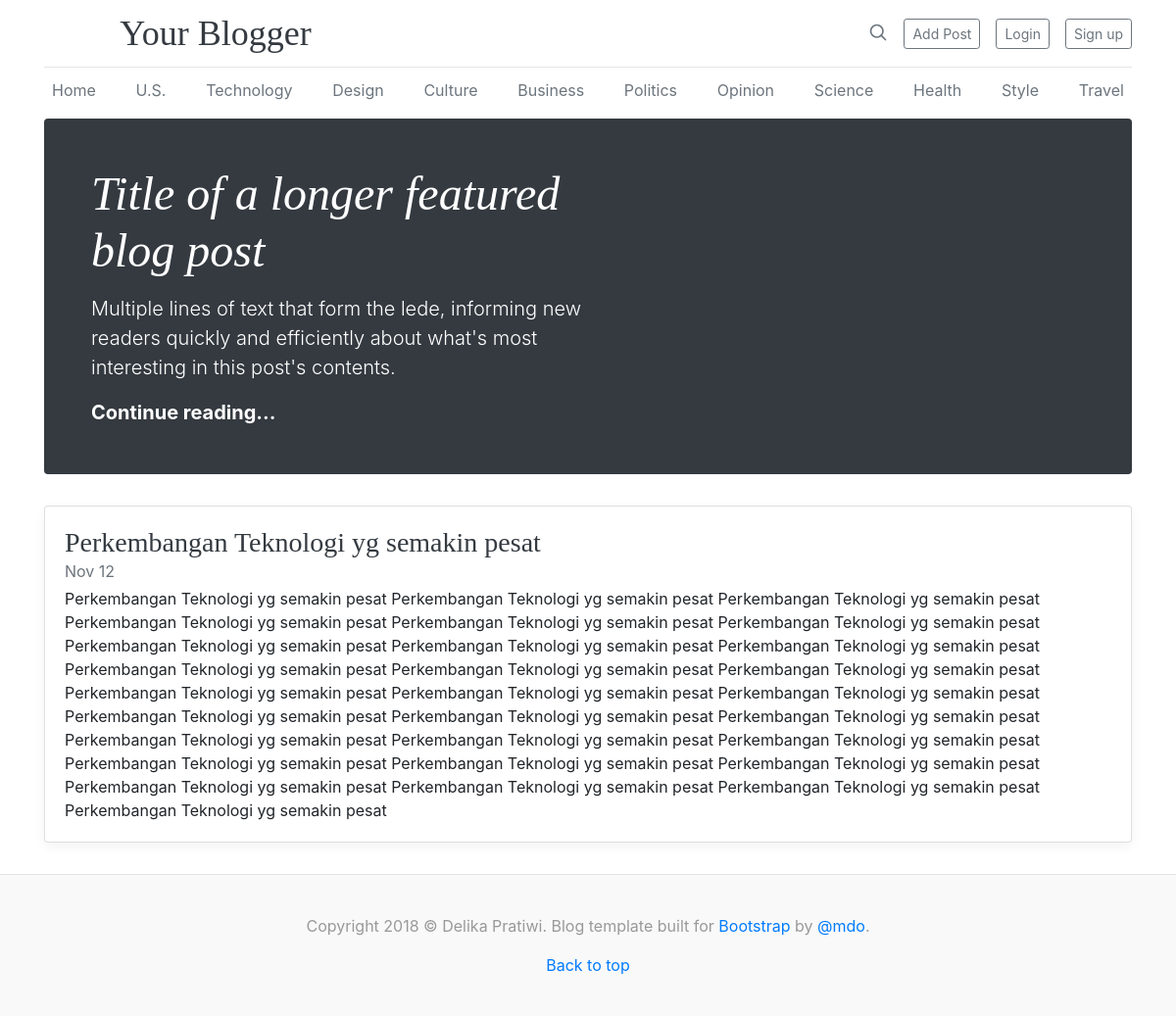
Screenshot of /index.php/main/get_thread_by_id/1 with the database file from the repository.
### tables this page shows
CREATE TABLE `thread` (
  `ID` int(11) NOT NULL AUTO_INCREMENT,
  `TITLE` varchar(100) NOT NULL,
  `TEXT` text NOT NULL,
  PRIMARY KEY (`ID`)
);

### application/controllers/main.php (called while the page is built, shortened)
<?php
class Main extends CI_Controller {
	public function __construct()
    {
        $this->load->model('main_model');
    }
	public function get_thread_by_id($id)
	{
		$data['thread'] = $this->main_model->get_thread_by_id($id)->result();
		$this->load->view('thread', $data);
	}
}

### index.php (called while the page is built, shortened)
<?php
require_once BASEPATH.'core/CodeIgniter.php';

### application/models/main_model.php (called while the page is built, shortened)
<?php
Class Main_model extends CI_Model
{
    function get_thread_by_id($id)
    {
        $this->db->select('*');
        $this->db->from('thread');
        $this->db->where('ID', $id);
        return $this->db->get();
    }
}
?>

### application/views/thread.php (the view, shortened to what this page needs)
<!doctype html>
<html lang="en">
  <head>
    <link href="<?php echo base_url();?>assets/css/bootstrap.min.css" rel="stylesheet">
    <link href="<?php echo base_url();?>assets/css/blog.css" rel="stylesheet">
  </head>
  <body>
    <div class="container">
      <header class="blog-header py-3">
        <div class="row flex-nowrap justify-content-between align-items-center">
          <div class="col-4 text-center">
            <a class="blog-header-logo text-dark" href="#">Your Blogger</a>
          </div>
          <div class="col-4 d-flex justify-content-end align-items-center">
            <a class="text-muted" href="#">
              <svg xmlns="http://www.w3.org/2000/svg" width="20" height="20" viewBox="0 0 24 24" fill="none" stroke="currentColor" stroke-width="2" stroke-linecap="round" stroke-linejoin="round" class="mx-3"><circle cx="10.5" cy="10.5" r="7.5"></circle><line x1="21" y1="21" x2="15.8" y2="15.8"></line></svg>
            </a>
            <a class="btn btn-sm btn-outline-secondary" data-toggle="modal" data-target="#myModalpo" href="#">Add Post</a>&emsp;
            <a class="btn btn-sm btn-outline-secondary" data-toggle="modal" data-target="#myModal" href="#">Login</a>&emsp;
            <a class="btn btn-sm btn-outline-secondary" data-toggle="modal" data-target="#myModalSignup" href="#">Sign up</a>
          </div>
        </div>
      </header>
      <div class="nav-scroller py-1 mb-2">
        <nav class="nav d-flex justify-content-between">
          <a class="p-2 text-muted" href="<?php echo base_url('index.php/main/');?>">Home</a>
          <a class="p-2 text-muted" href="#">U.S.</a>
          <a class="p-2 text-muted" href="#">Technology</a>
          <a class="p-2 text-muted" href="#">Design</a>
          <a class="p-2 text-muted" href="#">Culture</a>
          <a class="p-2 text-muted" href="#">Business</a>
          <a class="p-2 text-muted" href="#">Politics</a>
          <a class="p-2 text-muted" href="#">Opinion</a>
          <a class="p-2 text-muted" href="#">Science</a>
          <a class="p-2 text-muted" href="#">Health</a>
          <a class="p-2 text-muted" href="#">Style</a>
          <a class="p-2 text-muted" href="#">Travel</a>
        </nav>
      </div>
      <div class="jumbotron p-3 p-md-5 text-white rounded bg-dark">
        <div class="col-md-6 px-0">
          <h1 class="display-4 font-italic">Title of a longer featured blog post</h1>
          <p class="lead my-3">Multiple lines of text that form the lede, informing new readers quickly and efficiently about what's most interesting in this post's contents.</p>
          <p class="lead mb-0"><a href="#" class="text-white font-weight-bold">Continue reading...</a></p>
        </div>
      </div>
      <div class="row mb-2">
        <?php foreach($thread as $row){
          ?>
        <div class="col-md-12">
          <div class="card flex-md-row mb-4 box-shadow h-md-350">
            <div class="card-body d-flex flex-column align-items-start">
              <h3 class="mb-0">
                <a class="text-dark" href="#"><?php echo $row->TITLE;?></a>
              </h3>
              <div class="mb-1 text-muted">Nov 12</div>
              <p class="card-text mb-auto"><?php echo $row->TEXT; ?></p>
            </div>
          </div>
        </div>
          <?php } ?>
      </div>
    </div>
    <footer class="blog-footer">
      <p>Copyright 2018 &copy; Delika Pratiwi. Blog template built for <a href="https://getbootstrap.com/">Bootstrap</a> by <a href="https://twitter.com/mdo">@mdo</a>.</p>
      <p>
        <a href="#">Back to top</a>
      </p>
    </footer>
  </body>
</html>

### assets/css/blog.css (style rules this page uses)
.blog-header { line-height: 1; border-bottom: 1px solid #e5e5e5; }
.blog-header-logo { font-family: "Playfair Display", Georgia, "Times New Roman", serif; font-size: 2.25rem; }
h1, h2, h3, h4, h5, h6 { font-family: "Playfair Display", Georgia, "Times New Roman", serif; }
.display-4 { font-size: 2.5rem; }
@media (min-width: 768px) { .display-4 { font-size: 3rem; } }
.nav-scroller { position: relative; z-index: 2; height: 2.75rem; overflow-y: hidden; }
.nav-scroller .nav { display: -ms-flexbox; display: flex; -ms-flex-wrap: nowrap; flex-wrap: nowrap; padding-bottom: 1rem; margin-top: -1px; overflow-x: auto; text-align: center; white-space: nowrap; -webkit-overflow-scrolling: touch; }
.box-shadow { box-shadow: 0 .25rem .75rem rgba(0, 0, 0, .05); }
.blog-footer { padding: 2.5rem 0; color: #999; text-align: center; background-color: #f9f9f9; border-top: .05rem solid #e5e5e5; }
.blog-footer p:last-child { margin-bottom: 0; }

### rows the page displays
thread: TITLE "Perkembangan Teknologi yg semakin pesat", TEXT "Perkembangan Teknologi yg semakin pesat Perkembangan Teknologi yg semakin pesat Perkembangan Teknologi yg semakin pesat Perkembangan Teknologi yg semakin pesat Perkembangan Teknologi yg semakin pesat Perkembangan Teknologi yg semakin pesat Perkembangan Teknologi yg semakin pesat Perkembangan Teknologi yg semakin pesat Perkembangan Teknologi yg semakin pesat Perkembangan Teknologi yg semakin pesat Perkembangan Teknologi yg semakin pesat Perkembangan Teknologi yg semakin pesat Perkembangan Teknologi yg semakin pesat Perkembangan Teknologi yg semakin pesat Perkembangan Teknologi yg semakin pesat Perkembangan Teknologi yg semakin pesat Perkembangan Teknologi yg semakin pesat Perkembangan…"
